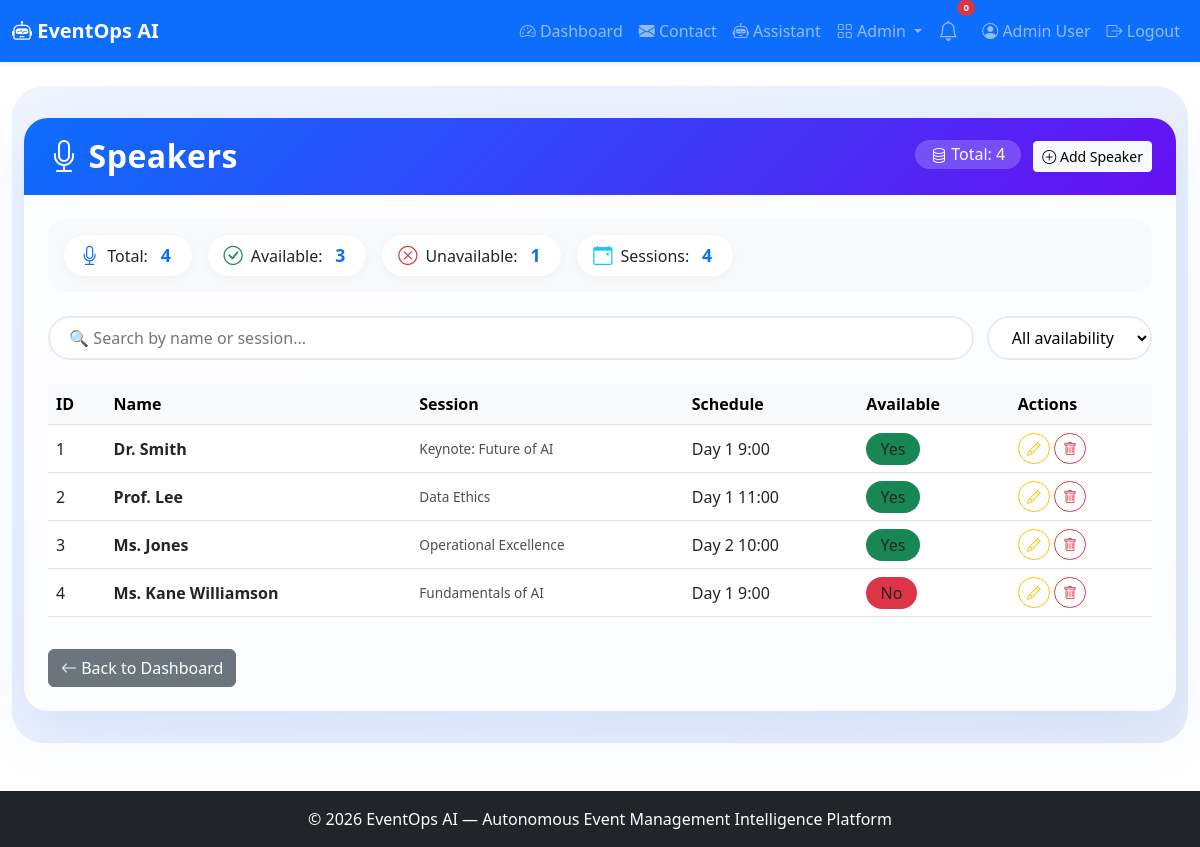
Screenshot of /admin/speakers (signed in) with the database file from the repository.
### app.py (models this page shows, shortened)
class User(UserMixin, db.Model):
    id = db.Column(db.Integer, primary_key=True)
    name = db.Column(db.String(100), nullable=False)
    email = db.Column(db.String(100), unique=True, nullable=False)
    password_hash = db.Column(db.String(200), nullable=False)
    role = db.Column(db.String(20), default='user')
    created_at = db.Column(db.DateTime, default=lambda: datetime.now(timezone.utc))

class Speaker(db.Model):
    id = db.Column(db.Integer, primary_key=True)
    name = db.Column(db.String(100), nullable=False)
    bio = db.Column(db.Text)
    session_title = db.Column(db.String(200))
    schedule = db.Column(db.String(100))
    availability = db.Column(db.Boolean, default=True)
    created_at = db.Column(db.DateTime, default=lambda: datetime.now(timezone.utc))

### app.py (the view)
@app.route('/admin/speakers')
@login_required
def admin_speakers():
    if current_user.role != 'admin':
        abort(403)
    speakers = Speaker.query.all()
    return render_template('admin_speakers.html', speakers=speakers)

### app.py (called while the page is built)
@login_manager.user_loader
def load_user(user_id):
    return User.query.get(int(user_id))

### templates/admin_speakers.html (shortened to what this page needs)
{% extends "base.html" %}
{% block content %}
<div class="admin-wrapper">
    <div class="container-fluid">
        <div class="card admin-card">
            <div class="card-header d-flex flex-wrap justify-content-between align-items-center">
                <h2 class="mb-0"><i class="bi bi-mic me-2"></i>Speakers</h2>
                <div>
                    <span class="total-badge"><i class="bi bi-database"></i> Total: {{ speakers|length }}</span>
                    <a href="{{ url_for('admin_speaker_add') }}" class="btn btn-light btn-sm ms-2">
                        <i class="bi bi-plus-circle"></i> Add Speaker
                    </a>
                </div>
            </div>
            <div class="card-body">
                <div class="stats-row">
                    <div class="stat-item"><i class="bi bi-mic"></i> Total: <span class="stat-num">{{ speakers|length }}</span></div>
                    <div class="stat-item"><i class="bi bi-check-circle text-success"></i> Available: <span class="stat-num">{{ speakers|selectattr('availability', 'equalto', True)|list|length }}</span></div>
                    <div class="stat-item"><i class="bi bi-x-circle text-danger"></i> Unavailable: <span class="stat-num">{{ speakers|selectattr('availability', 'equalto', False)|list|length }}</span></div>
                    <div class="stat-item"><i class="bi bi-calendar-event text-info"></i> Sessions: <span class="stat-num">{{ speakers|map(attribute='session_title')|select('!=', None)|list|length }}</span></div>
                </div>
                <div class="filter-bar">
                    <input type="text" id="searchSpeaker" class="search-box" placeholder="🔍 Search by name or session...">
                    <select id="filterAvailability" class="filter-select">
                        <option value="">All availability</option>
                    </select>
                </div>
                <div class="table-responsive">
                    <table class="table table-hover align-middle" id="speakerTable">
                        <thead class="table-light">
                            <tr>
                                <th>ID</th>
                                <th>Name</th>
                                <th>Session</th>
                                <th>Schedule</th>
                                <th>Available</th>
                                <th>Actions</th>
                            </tr>
                        </thead>
                        <tbody>
                            {% for speaker in speakers %}
                            <tr data-name="{{ speaker.name|lower }}"
                                data-session="{{ speaker.session_title|lower if speaker.session_title else '' }}"
                                data-available="{{ speaker.availability|string|lower }}">
                                <td>{{ speaker.id }}</td>
                                <td><strong>{{ speaker.name }}</strong></td>
                                <td>
                                    <div class="session-preview" title="{{ speaker.session_title or 'No session' }}">
                                        {{ speaker.session_title or '—' }}
                                    </div>
                                </td>
                                <td>{{ speaker.schedule or '—' }}</td>
                                <td>
                                    <span class="badge-status bg-{{ 'success' if speaker.availability else 'danger' }}">
                                        {{ 'Yes' if speaker.availability else 'No' }}
                                    </span>
                                </td>
                                <td>
                                    <a href="{{ url_for('admin_speaker_edit', speaker_id=speaker.id) }}" class="btn btn-sm btn-outline-warning"><i class="bi bi-pencil"></i></a>
                                    <a href="{{ url_for('admin_speaker_delete', speaker_id=speaker.id) }}" class="btn btn-sm btn-outline-danger" onclick="return confirm('Delete this speaker?')"><i class="bi bi-trash"></i></a>
                                </td>
                            </tr>
                            {% endfor %}
                        </tbody>
                    </table>
                </div>
                <div class="mt-3">
                    <a href="{{ url_for('dashboard') }}" class="btn btn-secondary">
                        <i class="bi bi-arrow-left"></i> Back to Dashboard
                    </a>
                </div>
            </div>
        </div>
    </div>
</div>
{% endblock %}

### templates/base.html (shortened to what this page needs)
<!DOCTYPE html>
<html lang="en">
<head>
    <link href="https://cdn.jsdelivr.net/npm/bootstrap@5.3.0/dist/css/bootstrap.min.css" rel="stylesheet">
    <link rel="stylesheet" href="https://cdn.jsdelivr.net/npm/bootstrap-icons@1.11.0/font/bootstrap-icons.css">
    <link rel="stylesheet" href="{{ url_for('static', filename='css/style.css') }}">
</head>
<body>
<nav class="navbar navbar-expand-lg navbar-dark bg-primary shadow-sm">
    <div class="container-fluid">
        <a class="navbar-brand fw-bold" href="{{ url_for('index') }}">
            <i class="bi bi-robot"></i> EventOps AI
        </a>
        <div class="collapse navbar-collapse" id="navbarNav">
            <ul class="navbar-nav ms-auto align-items-lg-center">
                {% if current_user.is_authenticated %}
                <li class="nav-item">
                    <a class="nav-link" href="{{ url_for('dashboard') }}">
                        <i class="bi bi-speedometer2"></i> Dashboard
                    </a>
                </li>
                <li class="nav-item">
                    <a class="nav-link" href="{{ url_for('contact') }}">
                        <i class="bi bi-envelope-fill"></i> Contact
                    </a>
                </li>
                <li class="nav-item">
                    <a class="nav-link" href="{{ url_for('assistant_page') }}">
                        <i class="bi bi-robot"></i> Assistant
                    </a>
                </li>
                {% if current_user.role == 'admin' %}
                <li class="nav-item dropdown">
                    <a class="nav-link dropdown-toggle"
                       href="#"
                       role="button"
                       data-bs-toggle="dropdown">
                        <i class="bi bi-grid"></i> Admin
                    </a>
                </li>
                {% endif %}
                <li class="nav-item position-relative me-2">
                    <a class="nav-link"
                       href="#"
                       title="Notifications"
                       data-bs-toggle="dropdown">
                        <i class="bi bi-bell fs-5"></i>
                        <span class="position-absolute top-0 start-100 translate-middle badge rounded-pill bg-danger"
                              style="font-size:0.6rem;">
                            0
                        </span>
                    </a>
                </li>
                <li class="nav-item">
                    <a class="nav-link" href="{{ url_for('profile') }}">
                        <i class="bi bi-person-circle"></i>
                        {{ current_user.name }}
                    </a>
                </li>
                <li class="nav-item">
                    <a class="nav-link" href="{{ url_for('logout') }}">
                        <i class="bi bi-box-arrow-right"></i>
                        Logout
                    </a>
                </li>
                {% endif %}
            </ul>
        </div>
    </div>
</nav>
<main class="container-fluid py-4">
    {% block content %}{% endblock %}
</main>
<footer class="footer bg-dark text-white py-3 mt-4">
    <div class="container text-center">
        © 2026 EventOps AI — Autonomous Event Management Intelligence Platform
    </div>
</footer>
</body>
</html>

### templates/admin_speakers.html (style rules this page uses)
.admin-wrapper { background: linear-gradient(145deg, #f0f4ff 0%, #e6edf7 100%); padding: 2rem 0; border-radius: 2rem; }
.admin-card { border: none; border-radius: 1.5rem; box-shadow: 0 20px 60px rgba(13, 110, 253, 0.10); background: rgba(255, 255, 255, 0.85); backdrop-filter: blur(4px); overflow: hidden; }
.admin-card .card-header { background: linear-gradient(135deg, #0d6efd, #6610f2); color: white; padding: 1.2rem 1.5rem; border: none; }
.admin-card .card-header h2 { font-weight: 700; letter-spacing: 0.5px; }
.admin-card .card-body { padding: 1.5rem; }
.stats-row { display: flex; flex-wrap: wrap; gap: 1rem; margin-bottom: 1.5rem; background: #f8f9fa; border-radius: 1rem; padding: 1rem; }
.stats-row .stat-item { display: flex; align-items: center; gap: 0.5rem; background: white; padding: 0.4rem 1rem; border-radius: 50px; box-shadow: 0 2px 8px rgba(0,0,0,0.04); }
.stats-row .stat-item i { font-size: 1.2rem; color: #0d6efd; }
.stats-row .stat-item .stat-num { font-weight: 700; color: #0d6efd; font-size: 1.1rem; margin: 0 0.3rem; }
.filter-bar { display: flex; flex-wrap: wrap; gap: 0.8rem; margin-bottom: 1.5rem; }
.filter-bar .search-box { flex: 1; min-width: 200px; border-radius: 50px; border: 2px solid #e9ecef; padding: 0.5rem 1.2rem; transition: all 0.2s; background: white; }
.filter-bar .filter-select { border-radius: 50px; border: 2px solid #e9ecef; padding: 0.5rem 1.2rem; background: white; transition: all 0.2s; min-width: 140px; }
.table-hover tbody tr { transition: all 0.2s ease; }
.badge-status { padding: 0.3rem 0.9rem; border-radius: 30px; font-weight: 500; }
.btn-outline-primary, .btn-outline-warning, .btn-outline-danger { border-radius: 30px; transition: all 0.2s; }
.total-badge { background: rgba(255,255,255,0.2); padding: 0.2rem 1rem; border-radius: 30px; font-weight: 500; }
.session-preview { font-size: 0.85rem; color: #495057; max-width: 180px; white-space: nowrap; overflow: hidden; text-overflow: ellipsis; }

### rows the page displays
User: name "Admin User"
Speaker: id "1", name "Dr. Smith", session_title "Keynote: Future of AI", schedule "Day 1 9:00", availability "Yes"
Speaker: id "2", name "Prof. Lee", session_title "Data Ethics", schedule "Day 1 11:00", availability "Yes"
Speaker: id "3", name "Ms. Jones", session_title "Operational Excellence", schedule "Day 2 10:00", availability "Yes"
Speaker: id "4", name "Ms. Kane Williamson", session_title "Fundamentals of AI", schedule "Day 1 9:00", availability "No"

### other values shown
{{ speakers|length }} "4"
{{ speakers|selectattr('availability', 'equalto', True)|list|length }} "3"
{{ speakers|selectattr('availability', 'equalto', False)|list|length }} "1"
{{ speakers|map(attribute='session_title')|select('!=', None)|list|length }} "4"
